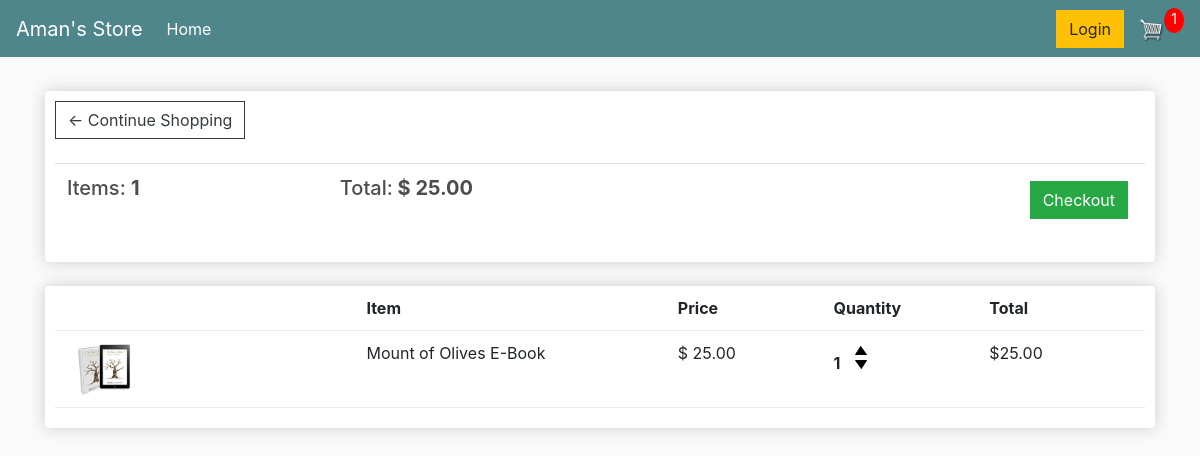
The page /cart/ (signed in) on the database as committed earlier.
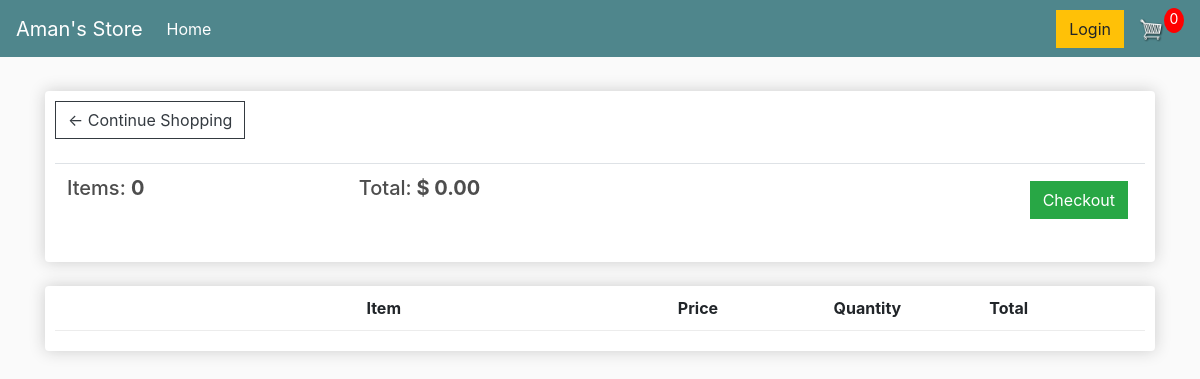
The same page on the database as committed later.
### store/models.py (models this page shows, shortened)
class Order(models.Model):
	customer = models.ForeignKey(Customer, on_delete=models.SET_NULL, null=True, blank=True)
	date_ordered = models.DateTimeField(auto_now_add=True)
	complete = models.BooleanField(default=False)
	transaction_id = models.CharField(max_length=100, null=True)
	@property
	def get_cart_total(self):
		orderitems = self.orderitem_set.all()
		total = sum([item.get_total for item in orderitems])
		return total
	@property
	def get_cart_items(self):
		orderitems = self.orderitem_set.all()
		total = sum([item.quantity for item in orderitems])
		return total

class OrderItem(models.Model):
	product = models.ForeignKey(Product, on_delete=models.SET_NULL, null=True)
	order = models.ForeignKey(Order, on_delete=models.SET_NULL, null=True)
	quantity = models.IntegerField(default=0, null=True, blank=True)
	date_added = models.DateTimeField(auto_now_add=True)
	@property
	def get_total(self):
		total = self.product.price * self.quantity
		return total

class Product(models.Model):
	name = models.CharField(max_length=200)
	price = models.FloatField()
	digital = models.BooleanField(default=False,null=True, blank=True)
	image = models.ImageField(null=True, blank=True)
	@property
	def imageURL(self):
		try:
			url = self.image.url
		except:
			url = ''
		return url

### store/views.py (the view)
# urls.py: path('cart/', views.cart, name="cart"),
def cart(request):
    if request.user.is_authenticated:
        customer = request.user.customer
        order, created = Order.objects.get_or_create(customer=customer, complete=False)
        items = order.orderitem_set.all()
        cartItems = order.get_cart_items
    else:
        items = []
        order = {'get_cart_total':0, 'get_cart_items':0, 'shipping':False}
        cartItems = order['get_cart_items']
    context = {'items':items, 'order':order, 'cartItems':cartItems}
    return render(request, 'store/cart.html', context)

### store/templates/store/cart.html
{% extends 'store/main.html' %}
{% load static %}
{% block content %}
<div class="row">
  	<div class="col-lg-12">
      <div class="box-element">
          <a  class="btn btn-outline-dark" href="{% url 'store' %}">&#x2190; Continue Shopping</a>
          <br>
          <br>
          <table class="table">
            <tr>
              <th><h5>Items: <strong>{{ order.get_cart_items }}</strong></h5></th>
              <th><h5>Total:<strong> $ {{ order.get_cart_total|floatformat:2 }}</strong></h5></th>
              <th>
                <a  style="float:right; margin:5px;" class="btn btn-success" href="{% url 'checkout' %}">Checkout</a>
              </th>
            </tr>
          </table>
  		</div>
  		<br>
  		<div class="box-element">
          <div class="cart-row">
    					<div style="flex:2"></div>
    					<div style="flex:2"><strong>Item</strong></div>
    					<div style="flex:1"><strong>Price</strong></div>
    					<div style="flex:1"><strong>Quantity</strong></div>
    					<div style="flex:1"><strong>Total</strong></div>
  				</div>
          {% for item in items %}
            <div class="cart-row">
      					<div style="flex:2"><img class="row-image" src="{{ item.product.imageURL }}"></div>
      					<div style="flex:2"><p>{{ item.product.name }}</p></div>
      					<div style="flex:1"><p>$ {{ item.product.price|floatformat:2 }}</p></div>
      					<div style="flex:1">
      						<p class="quantity">{{ item.quantity }}</p>
      						<div class="quantity">
      							<img data-product='{{item.product.id}}' data-action='add' class="chg-quantity update-cart" src="{% static  'store/images/arrow-up.png' %}">
      							<img data-product='{{item.product.id}}' data-action='remove' class="chg-quantity update-cart" src="{% static  'store/images/arrow-down.png' %}">
      						</div>
      					</div>
      					<div style="flex:1"><p>${{ item.get_total|floatformat:2 }}</p></div>
  				  </div>
          {% endfor %}
  		</div>
  	</div>
</div>
{% endblock content %}

Rows that differ between the two databases and show on the page:
no longer on this page (row edited): Order: get_cart_items "1", get_cart_total "25.00"
no longer on this page (row unchanged): OrderItem: product.imageURL (picture), product.name "Mount of Olives E-Book", product.price "25.00", quantity "1", get_total "25.00"
added Order: get_cart_items "0", get_cart_total "0.00"
Other text that changed with them:
{{ cartItems }}: "1" → "0"
